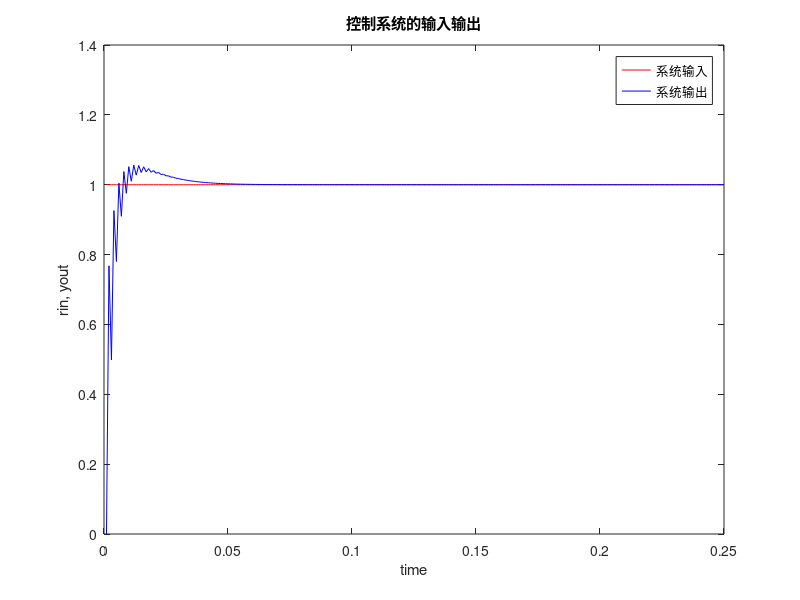
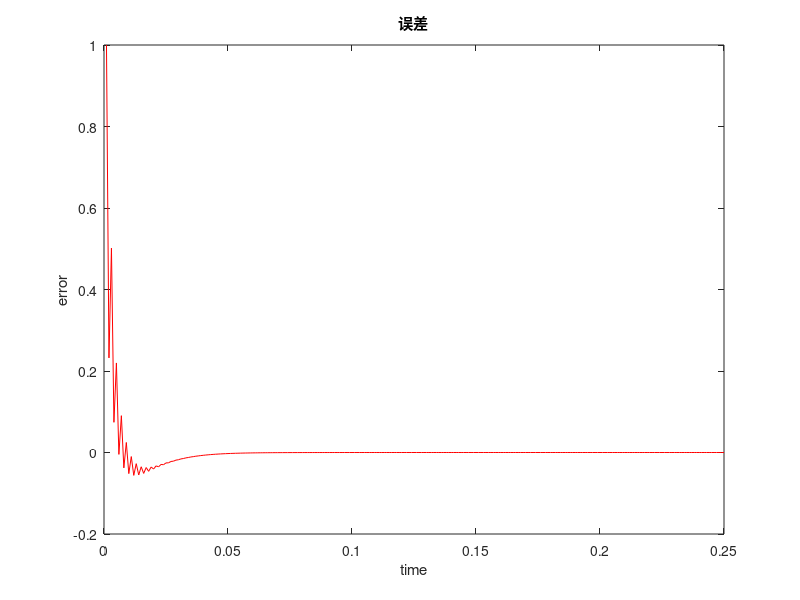
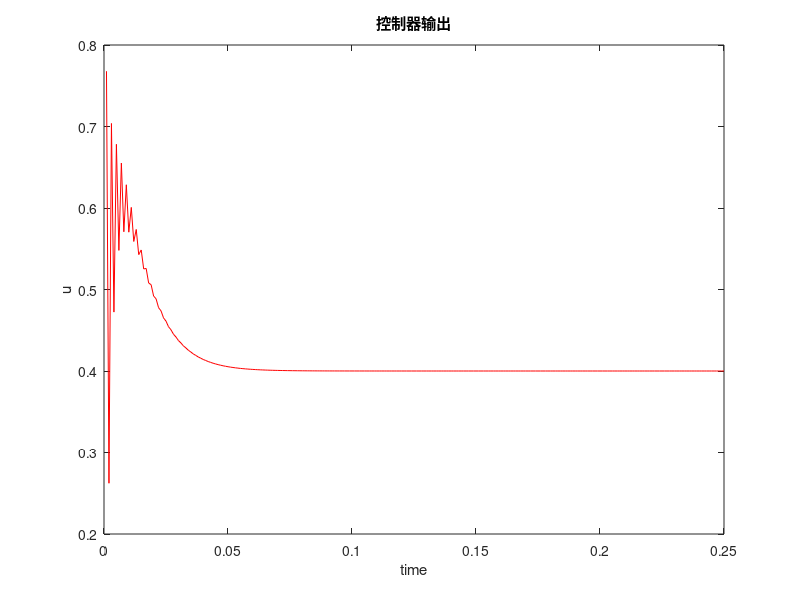
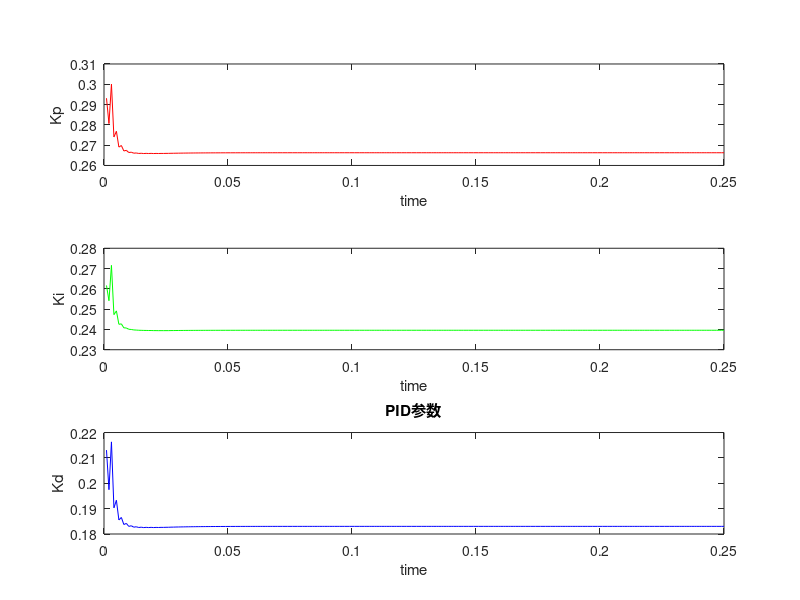

MATLAB code for these plots, in order:
% This file differs from BP_PID_Sigmoid_v1.m in both the value of 'H' and
% the initialization of 'wi' and 'wo'.

clear

eta = 0.25; % 学习速率
alpha = 0.05;   % 惯性系数
IN = 4; % 输入层的神经元个数
H = 8; % 隐含层的神经元个数
OUT = 3;    % 输出层的神经元个数

wi = -0.50 * rand(H, IN); % 初始化隐含层权值 weight_input
wi_1 = wi; wi_2 = wi; wi_3 = wi;

wo = 0.50 * rand(OUT, H);    % 初始化输出层权值 weight_output
wo_1 = wo; wo_2 = wo; wo_3 = wo;

x = [0 0 0];    % 定义数组并初始化
u_1 = 0; u_2 = 0; u_3 = 0; u_4 = 0; u_5 = 0;
y_1 = 0; y_2 = 0; y_3 = 0;  % 初始化对象输出

oh = zeros(H, 1);   % 隐含层输出 output_hide
I = oh;
error_1 = 0; error_2 = 0;

ts = 0.001; % 采样周期
tnum = 250;
% 初始化
time = zeros(tnum, 1);
rin = zeros(tnum, 1);
a = zeros(tnum, 1);
yout = zeros(tnum, 1);
error = zeros(tnum, 1);
Kp = zeros(tnum, 1);
Ki = zeros(tnum, 1);
Kd = zeros(tnum, 1);
du = zeros(tnum, 1);
u = zeros(tnum, 1);
dyu = zeros(tnum, 1);   % y(k) 对 u(k) 的偏导
dk = zeros(1, OUT);
delta3 = zeros(1, OUT);
dO = zeros(1, H);
delta2 = zeros(1, H);

for k = 1 : 1 : tnum
    time(k) = k * ts;
    rin(k) = 1;
    a(k) = 1.2 * (1 - 0.8*exp(-0.1*k));
    yout(k) = a(k) * y_1/(1 + y_1^2) + u_1;
    error(k) = rin(k) - yout(k);
    xi = [rin(k), yout(k), error(k), 1];    % 神经网络输入
    x(1) = error(k) - error_1;
    x(2) = error(k);
    x(3) = error(k) - 2*error_1 + error_2;
    epid = [x(1); x(2); x(3)];
    I = xi * wi';   % 隐含层输入
    
    for j = 1 : H
        oh(j) = (exp(I(j)) - exp(-I(j))) / (exp(I(j)) + exp(-I(j)));  % 隐含层输出(正负对称的Sigmoid函数)
    end
    K = wo * oh;    % 输出层输入
    for n = 1 : OUT
        K(n) = 1 / (1 + exp(-K(n)));  % 输出层输出(非负的Sigmoid函数)
    end
    Kp(k) = K(1); Ki(k) = K(2); Kd(k) = K(3);   % 输出层输出的PID三个系数
    Kpid = [Kp(k), Ki(k), Kd(k)];
    
    du(k) = Kpid * epid;
    
    u(k) = u_1 + du(k);
    
    % 限制输出
    if u(k) >= 10
        u(k) = 10;
    end
    if u(k) <= -10
        u(k) = -10;
    end
    
    dyu(k) = sign((yout(k) - y_1) / (u(k) - u_1 + 0.0000001));
    
    % 输出层权值整定
    for j = 1 : OUT
        dk(j) = exp(-K(j)) / (1 + exp(-K(j)))^2;
    end
    for n = 1 : OUT
        delta3(n) = error(k) * dyu(k) * epid(n) * dk(n);
    end    
    
    for n = 1 : OUT
        for i = 1 :H
            d_wo = eta * delta3(n) * oh(i) + alpha * (wo_1 - wo_2);
        end
    end
    wo = wo_1 + d_wo;
    
    % 隐含层权值整定
    for i = 1 : H
        dO(i) = 4/(exp(I(i)) + exp(-I(i)))^2;
    end
    segma = delta3 * wo;
    for i = 1 : H
        delta2(i) = dO(i) * segma(i);
    end
    d_wi = eta * delta2' * xi + alpha * (wi_1 - wi_2);
    wi = wi_1 + d_wi;
    
    % 参数更新
    u_5 = u_4; u_4 = u_3; u_3 = u_2; u_2 = u_1; u_1 = u(k);
    y_3 = y_2; y_2 = y_1; y_1 = yout(k);
    wo_3 = wo_2; wo_2 = wo_1; wo_1 = wo;
    wi_3 = wi_2; wi_2 = wi_1; wi_1 = wi;
    error_2 = error_1; error_1 = error(k);
    
end

% 绘图
figure(1)
plot(time, rin, 'r', time, yout, 'b');
title('控制系统的输入输出');
xlabel('time'); ylabel('rin, yout');
legend('系统输入','系统输出');

figure(2)
plot(time, error, 'r'); title('误差');
xlabel('time'); ylabel('error');

figure(3)
plot(time, u, 'r'); title('控制器输出');
xlabel('time'); ylabel('u');

figure(4)
subplot(3,1,1); plot(time, Kp, 'r');
xlabel('time'); ylabel('Kp');
subplot(3,1,2); plot(time, Ki, 'g');
xlabel('time'); ylabel('Ki');
subplot(3,1,3); plot(time, Kd, 'b');
xlabel('time'); ylabel('Kd');
title('PID参数');
